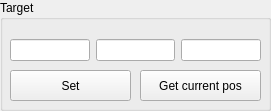
       <widget class="QGroupBox" name="cf0_TARGET">
        <property name="geometry">
         <rect>
          <x>10</x>
          <y>210</y>
          <width>271</width>
          <height>111</height>
         </rect>
        </property>
        <property name="title">
         <string>Target</string>
        </property>
        <widget class="QWidget" name="horizontalLayoutWidget">
         <property name="geometry">
          <rect>
           <x>10</x>
           <y>30</y>
           <width>251</width>
           <height>41</height>
          </rect>
         </property>
         <layout class="QHBoxLayout" name="horizontalLayout">
          <item>
           <widget class="QLineEdit" name="cf0_x_input"/>
          </item>
          <item>
           <widget class="QLineEdit" name="cf0_y_input"/>
          </item>
          <item>
           <widget class="QLineEdit" name="cf0_z_input"/>
          </item>
         </layout>
        </widget>
        <widget class="QPushButton" name="cf0_Button_Set">
         <property name="geometry">
          <rect>
           <x>10</x>
           <y>70</y>
           <width>121</width>
           <height>31</height>
          </rect>
         </property>
         <property name="text">
          <string>Set</string>
         </property>
        </widget>
        <widget class="QPushButton" name="cf0_Button_Get">
         <property name="geometry">
          <rect>
           <x>140</x>
           <y>70</y>
           <width>121</width>
           <height>31</height>
          </rect>
         </property>
         <property name="text">
          <string>Get current pos</string>
         </property>
        </widget>
       </widget>
